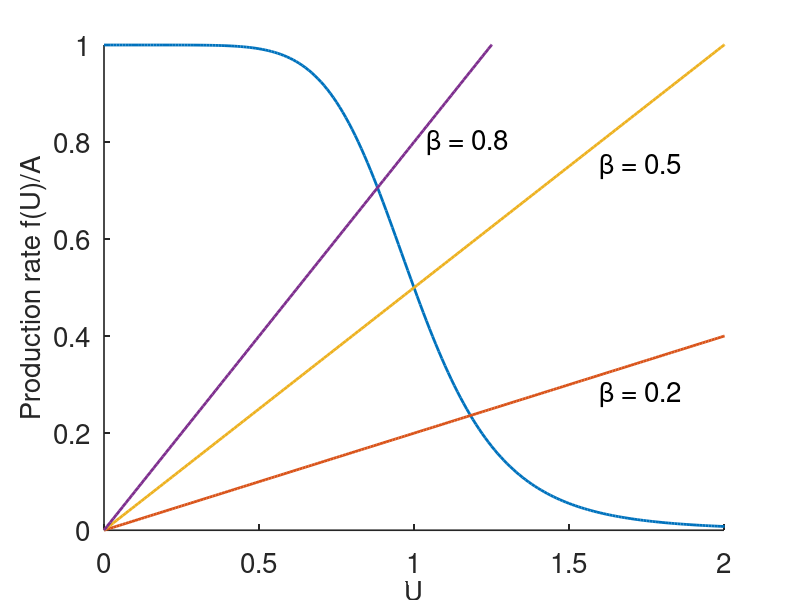
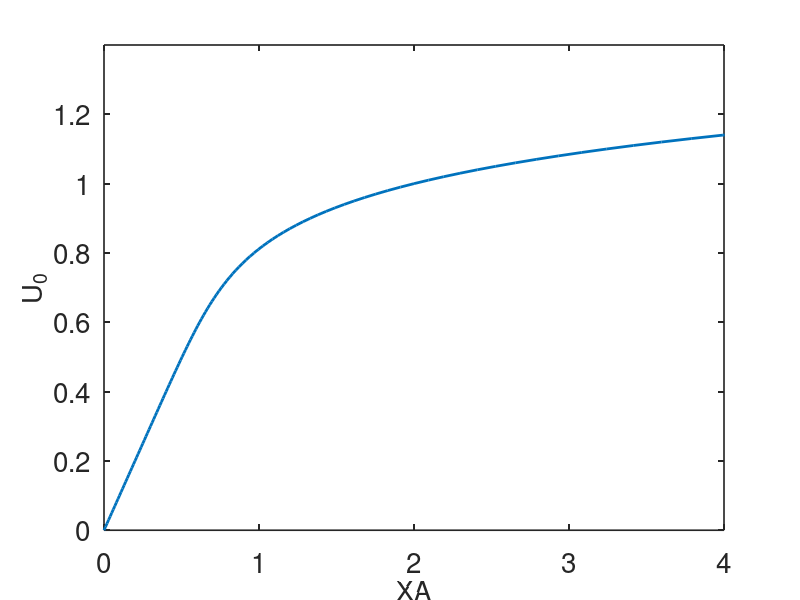
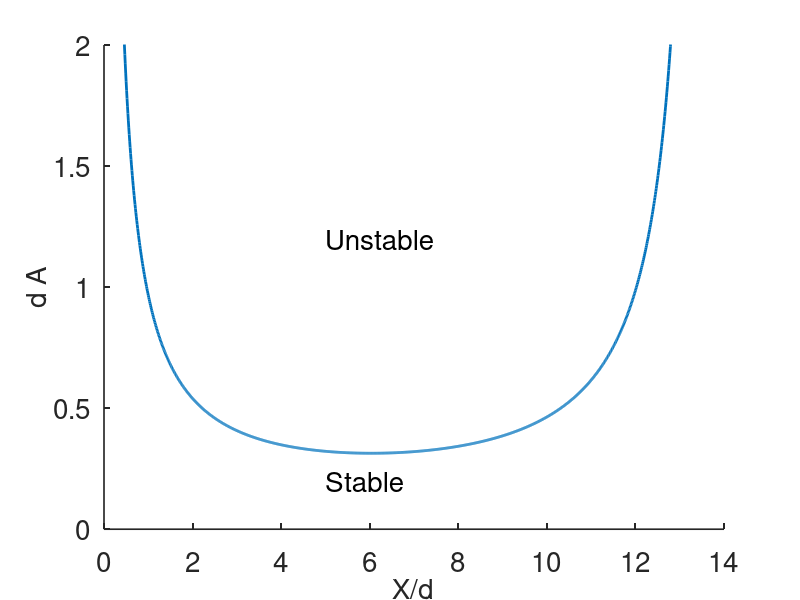
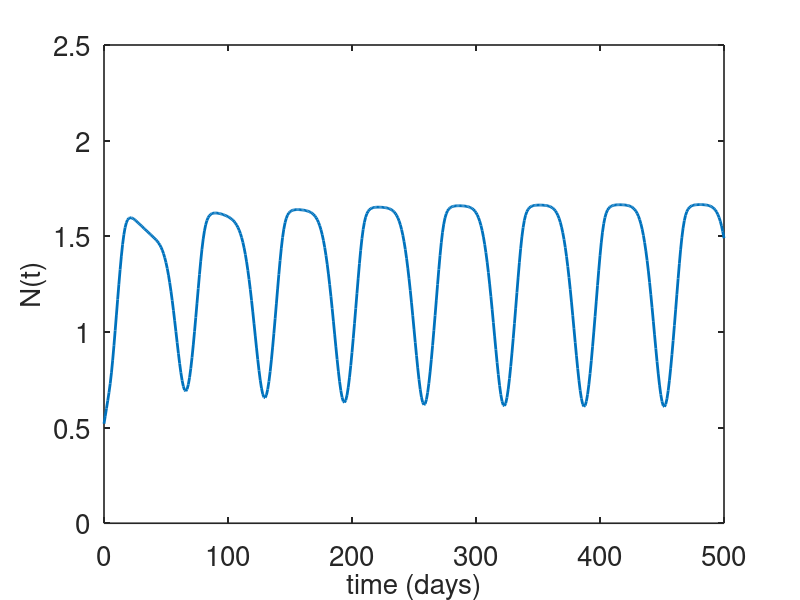

Here is the MATLAB script that generated these plots, in order:
% code to solve red blood cell delay differential equation
% using method of lines
function delay_de
global X d A dx dy M N n0 N0

set(0,                           ...
   'defaultaxesfontsize', 20,   ...
   'defaultaxeslinewidth', 1.2, ...
   'defaultlinelinewidth', 2.0, ...
   'defaultpatchlinewidth', 0.7); 

 
% first make some  red blood cell production plots

% steady state analysis

N = [0:.01:3];
F = 1./(1+N.^7);

blist = [0.2,0.5,0.8];

figure(1)
plot(N,F,'linewidth',2)
xlabel('U','fontsize',20)
ylabel('Production rate f(U)/A','fontsize',20)
hold on
for j = 1:3
    b = blist(j);
    figure(1)
    plot(N,b*N,'linewidth',2)
end
axis([0 2 0 1])
text(1.6,0.28,'\beta = 0.2','fontsize',20)
text(1.6,0.75,'\beta = 0.5','fontsize',20)
text(1.04,0.8,'\beta = 0.8','fontsize',20)
box off

hold off
 
figure(2)
plot(N./F,N,'linewidth',2)
ylabel('U_0','fontsize',20)
xlabel('XA','fontsize',20)
axis([0 4 0 1.4])
 
%There are three parameters
 
d = 7;  % time delay
X = 50; %lifetime of red blood cells
A = 1/15  %   value for f(0);
A = 0.1;

% plot 3: stability diagram
x = [0:.01:16];
 f = pi*x./((2+x).*sin(2*pi./(2+x)));
 p = 7;
 N0p = f./(p-f);
 N0 = N0p.^(1/p);
 dA = N0.*(1+N0p)./x;
 np = find(N0p>0);
 
 figure(3)
 plot(x(np),dA(np) ,'linewidth',2)
 hold on
 % plot( X/d,d*A,'*','linewidth',5)
 hold off
 xlabel('X/d','fontsize',20)
 ylabel('d A','fontsize',20)
 axis([0 14 0 2])
 text(5,1.2,'Unstable','fontsize',20)
 text(5,0.2,'Stable','fontsize',20)
  box off
  
% now do the time dependent simulation
N = 100;  % number of grid points for n
M = 10; %Number of grid points for N
 dx  = X/(N-1); %grid spacing for n
 dy = d/(M-1); % grid spacing for N
 
tstep = 1;
t_end = 500;
tspan = [0:tstep:t_end];
 
  s0 = [ones(M,1);ones(N,1)*dx/X];  %initial data   
[T,S] = ode23s(@deRHS,tspan,s0);
figure(4)

 n0 = A./(1+S(:,M).^7);
  n = [n0,S(:,M+1:M+N)];
   N0 = (sum(n(:,2:end-1),2)+n0/2+n(:,N+1)/2)*dx;  %The integral
plot(T,N0, 'linewidth',2)
xlabel('time (days)','fontsize',20)
ylabel('N(t)','fontsize',20)
axis([0 500 0 2.5]) 

 
function s_prime=deRHS(t,s)
global  X d A dx dy M N n0 N0
 
 n0 = A/(1+s(M)^7);
 n = [n0;s(M+1:M+N)];
 N0 = (sum(n(2:end-1))+n0/2+n(end)/2)*dx;  %The integral
 Nt = [N0;s(1:M)];
FN = (Nt(1:M)-Nt(2:M+1))/dy;
Fn =  (n(1:N)-n(2:N+1))/dx;

s_prime = [FN; Fn];

 
